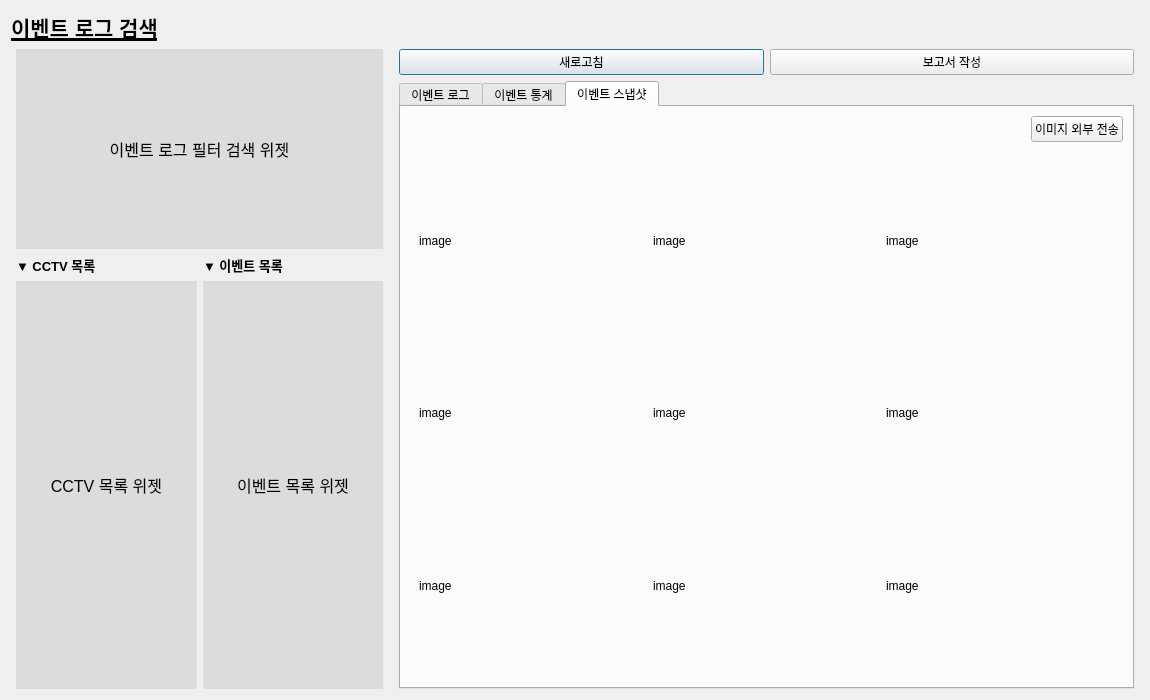
<?xml version="1.0" encoding="UTF-8"?>
<ui version="4.0">
 <class>Dialog</class>
 <widget class="QDialog" name="Dialog">
  <property name="geometry">
   <rect>
    <x>0</x>
    <y>0</y>
    <width>1150</width>
    <height>700</height>
   </rect>
  </property>
  <property name="windowTitle">
   <string>Dialog</string>
  </property>
  <layout class="QVBoxLayout" name="verticalLayout">
   <item>
    <widget class="QLabel" name="label_event_log_search">
     <property name="font">
      <font>
       <pointsize>16</pointsize>
       <bold>true</bold>
       <underline>true</underline>
      </font>
     </property>
     <property name="text">
      <string>이벤트 로그 검색</string>
     </property>
    </widget>
   </item>
   <item>
    <layout class="QHBoxLayout" name="layout_event_log_search" stretch="1,2">
     <property name="leftMargin">
      <number>5</number>
     </property>
     <item>
      <layout class="QVBoxLayout" name="layout_event_log_filter_search" stretch="0,1">
       <property name="rightMargin">
        <number>5</number>
       </property>
       <item>
        <widget class="QLabel" name="label_ai_event_log_filter_search_widget">
         <property name="minimumSize">
          <size>
           <width>0</width>
           <height>200</height>
          </size>
         </property>
         <property name="font">
          <font>
           <pointsize>12</pointsize>
          </font>
         </property>
         <property name="styleSheet">
          <string notr="true">background-color: rgb(220, 220, 220);</string>
         </property>
         <property name="text">
          <string>이벤트 로그 필터 검색 위젯</string>
         </property>
         <property name="alignment">
          <set>Qt::AlignmentFlag::AlignCenter</set>
         </property>
        </widget>
       </item>
       <item>
        <layout class="QHBoxLayout" name="horizontalLayout" stretch="1,1">
         <item>
          <layout class="QVBoxLayout" name="layout_cctv_list" stretch="0,1">
           <item>
            <widget class="QLabel" name="label_cctv_list">
             <property name="font">
              <font>
               <pointsize>10</pointsize>
               <bold>true</bold>
              </font>
             </property>
             <property name="text">
              <string>▼ CCTV 목록</string>
             </property>
             <property name="margin">
              <number>0</number>
             </property>
             <property name="indent">
              <number>0</number>
             </property>
            </widget>
           </item>
           <item>
            <widget class="QLabel" name="label_ai_event_log_search_cctv_list_widget">
             <property name="font">
              <font>
               <pointsize>12</pointsize>
              </font>
             </property>
             <property name="styleSheet">
              <string notr="true">background-color: rgb(220, 220, 220);</string>
             </property>
             <property name="text">
              <string>CCTV 목록 위젯</string>
             </property>
             <property name="alignment">
              <set>Qt::AlignmentFlag::AlignCenter</set>
             </property>
            </widget>
           </item>
          </layout>
         </item>
         <item>
          <layout class="QVBoxLayout" name="layout_event_list" stretch="0,1">
           <item>
            <widget class="QLabel" name="label_event_list">
             <property name="font">
              <font>
               <pointsize>10</pointsize>
               <bold>true</bold>
              </font>
             </property>
             <property name="text">
              <string>▼ 이벤트 목록</string>
             </property>
            </widget>
           </item>
           <item>
            <widget class="QLabel" name="label_ai_event_log_search_event_list_widget">
             <property name="font">
              <font>
               <pointsize>12</pointsize>
              </font>
             </property>
             <property name="styleSheet">
              <string notr="true">background-color: rgb(220, 220, 220);</string>
             </property>
             <property name="text">
              <string>이벤트 목록 위젯</string>
             </property>
             <property name="alignment">
              <set>Qt::AlignmentFlag::AlignCenter</set>
             </property>
            </widget>
           </item>
          </layout>
         </item>
        </layout>
       </item>
      </layout>
     </item>
     <item>
      <layout class="QVBoxLayout" name="layout_event_log" stretch="0,0">
       <property name="leftMargin">
        <number>5</number>
       </property>
       <property name="topMargin">
        <number>0</number>
       </property>
       <property name="rightMargin">
        <number>5</number>
       </property>
       <item>
        <layout class="QHBoxLayout" name="layout_button">
         <item>
          <widget class="QPushButton" name="button_refresh">
           <property name="text">
            <string>새로고침</string>
           </property>
          </widget>
         </item>
         <item>
          <widget class="QPushButton" name="button_report">
           <property name="text">
            <string>보고서 작성</string>
           </property>
          </widget>
         </item>
        </layout>
       </item>
       <item>
        <widget class="QTabWidget" name="tab_widget_event_log">
         <property name="currentIndex">
          <number>2</number>
         </property>
         <widget class="QWidget" name="tab">
          <attribute name="title">
           <string>이벤트 로그</string>
          </attribute>
          <layout class="QHBoxLayout" name="horizontalLayout_4">
           <item>
            <layout class="QVBoxLayout" name="layout_event_log_list">
             <property name="spacing">
              <number>6</number>
             </property>
             <item>
              <widget class="QLabel" name="label_ai_event_log_paging_widget">
               <property name="sizePolicy">
                <sizepolicy hsizetype="Preferred" vsizetype="Preferred">
                 <horstretch>0</horstretch>
                 <verstretch>0</verstretch>
                </sizepolicy>
               </property>
               <property name="font">
                <font>
                 <pointsize>12</pointsize>
                </font>
               </property>
               <property name="styleSheet">
                <string notr="true">background-color: rgb(220, 220, 220);</string>
               </property>
               <property name="text">
                <string>이벤트 로그 위젯</string>
               </property>
               <property name="alignment">
                <set>Qt::AlignmentFlag::AlignCenter</set>
               </property>
              </widget>
             </item>
             <item>
              <widget class="QLabel" name="label_ai_event_log_selected_image_widget">
               <property name="sizePolicy">
                <sizepolicy hsizetype="Fixed" vsizetype="Fixed">
                 <horstretch>0</horstretch>
                 <verstretch>0</verstretch>
                </sizepolicy>
               </property>
               <property name="maximumSize">
                <size>
                 <width>713</width>
                 <height>120</height>
                </size>
               </property>
               <property name="font">
                <font>
                 <pointsize>12</pointsize>
                </font>
               </property>
               <property name="styleSheet">
                <string notr="true">background-color: rgb(220, 220, 220);</string>
               </property>
               <property name="text">
                <string>이벤트 로그 선택 이미지 위젯</string>
               </property>
               <property name="alignment">
                <set>Qt::AlignmentFlag::AlignCenter</set>
               </property>
              </widget>
             </item>
            </layout>
           </item>
          </layout>
         </widget>
         <widget class="QWidget" name="tab_2">
          <attribute name="title">
           <string>이벤트 통계</string>
          </attribute>
          <layout class="QHBoxLayout" name="horizontalLayout_2">
           <item>
            <layout class="QVBoxLayout" name="layout_event_log_graph">
             <item>
              <widget class="QLabel" name="label_ai_event_log_graph_widget">
               <property name="font">
                <font>
                 <pointsize>12</pointsize>
                </font>
               </property>
               <property name="styleSheet">
                <string notr="true">background-color: rgb(220, 220, 220);</string>
               </property>
               <property name="text">
                <string>이벤트 로그 그래프 위젯</string>
               </property>
               <property name="alignment">
                <set>Qt::AlignmentFlag::AlignCenter</set>
               </property>
              </widget>
             </item>
            </layout>
           </item>
          </layout>
         </widget>
         <widget class="QWidget" name="tab_3">
          <attribute name="title">
           <string>이벤트 스냅샷</string>
          </attribute>
          <layout class="QGridLayout" name="gridLayout_2">
           <item row="0" column="1">
            <layout class="QVBoxLayout" name="verticalLayout_2" stretch="0,10">
             <item>
              <layout class="QHBoxLayout" name="horizontalLayout_3">
               <item>
                <spacer name="horizontalSpacer">
                 <property name="orientation">
                  <enum>Qt::Orientation::Horizontal</enum>
                 </property>
                 <property name="sizeHint" stdset="0">
                  <size>
                   <width>40</width>
                   <height>20</height>
                  </size>
                 </property>
                </spacer>
               </item>
               <item>
                <widget class="QPushButton" name="button_external_image_transfer">
                 <property name="text">
                  <string>이미지 외부 전송</string>
                 </property>
                </widget>
               </item>
              </layout>
             </item>
             <item>
              <widget class="QWidget" name="widget" native="true">
               <layout class="QGridLayout" name="gridLayout_3">
                <item row="0" column="0">
                 <layout class="QGridLayout" name="gridLayout">
                  <item row="0" column="2">
                   <widget class="QLabel" name="label_3">
                    <property name="text">
                     <string>image</string>
                    </property>
                   </widget>
                  </item>
                  <item row="1" column="2">
                   <widget class="QLabel" name="label_6">
                    <property name="text">
                     <string>image</string>
                    </property>
                   </widget>
                  </item>
                  <item row="1" column="1">
                   <widget class="QLabel" name="label_5">
                    <property name="text">
                     <string>image</string>
                    </property>
                   </widget>
                  </item>
                  <item row="0" column="1">
                   <widget class="QLabel" name="label_2">
                    <property name="text">
                     <string>image</string>
                    </property>
                   </widget>
                  </item>
                  <item row="0" column="0">
                   <widget class="QLabel" name="label">
                    <property name="text">
                     <string>image</string>
                    </property>
                   </widget>
                  </item>
                  <item row="1" column="0">
                   <widget class="QLabel" name="label_4">
                    <property name="text">
                     <string>image</string>
                    </property>
                   </widget>
                  </item>
                  <item row="2" column="0">
                   <widget class="QLabel" name="label_7">
                    <property name="text">
                     <string>image</string>
                    </property>
                   </widget>
                  </item>
                  <item row="2" column="1">
                   <widget class="QLabel" name="label_8">
                    <property name="text">
                     <string>image</string>
                    </property>
                   </widget>
                  </item>
                  <item row="2" column="2">
                   <widget class="QLabel" name="label_9">
                    <property name="text">
                     <string>image</string>
                    </property>
                   </widget>
                  </item>
                 </layout>
                </item>
               </layout>
              </widget>
             </item>
            </layout>
           </item>
          </layout>
         </widget>
        </widget>
       </item>
      </layout>
     </item>
    </layout>
   </item>
  </layout>
 </widget>
 <resources/>
 <connections/>
</ui>
